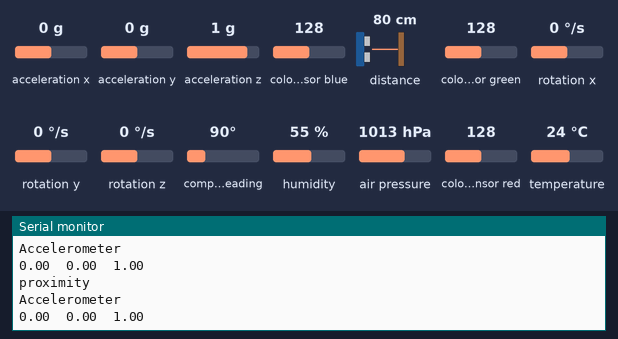
A sketch run on a simulated Arduino Nano 33 BLE. Parts: the last lines printed to the serial monitor. The test bench sets the inputs (shaded band); at power-on: acceleration x 0 g, acceleration y 0 g, acceleration z 1 g, colour sensor blue 128, distance to the obstacle 80 cm, colour sensor green 128, rotation x 0 °/s, rotation y 0 °/s, rotation z 0 °/s, compass heading 90°, humidity 55 %, air pressure 1013 hPa, colour sensor red 128, temperature 24 °C. Nothing arrives over Bluetooth unless stated; a phone connects over Bluetooth LE 3 s after start.

Above: at 4.1 s.
4.2 s: acceleration x set to -1.4 g
At 4.47 s:
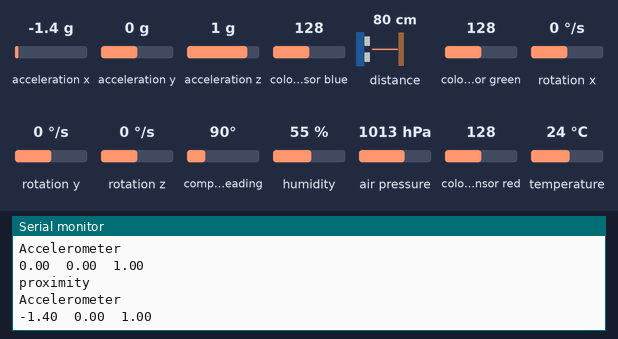
5.7 s: acceleration y set to -1.4 g
At 6.04 s:
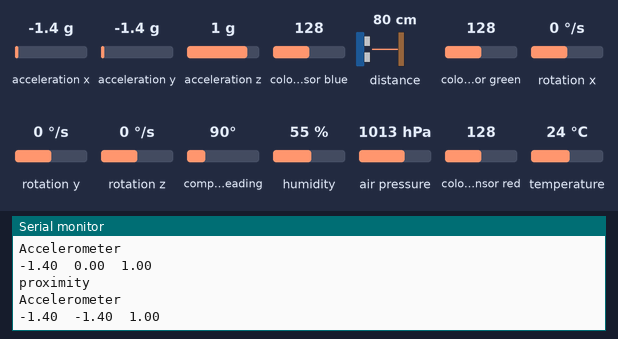
7.2 s: acceleration z set to -1.4 g
At 7.6 s:
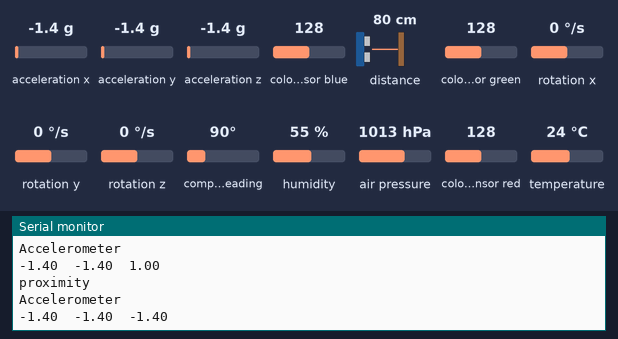

The sketch:

BLE-sense.ino
```cpp
/*
 * This example shows how to read sensor data from the Nano BLE Sense
 * and to store in a service that can be read by central devices.
 *
 * WIP, Last Updated 9/7/2018
 * Created by Maria Paula Saba and Maxwell Dayvson
 */


#include <ArduinoBLE.h>
#include <Arduino_APDS9960.h>
#include <Arduino_HTS221.h>
#include <Arduino_LPS22HB.h>
#include <Arduino_LSM9DS1.h>


BLEService nanoService("19b10010-e8f2-537e-4f6c-d104768a1214"); // BLE Nano Service
BLEByteCharacteristic proxCharacteristic("19b10011-e8f2-537e-4f6c-d104768a1214", BLERead | BLENotify);
BLEByteCharacteristic tempCharacteristic("19b10012-e8f2-537e-4f6c-d104768a1214", BLERead | BLENotify);
BLEByteCharacteristic redCharacteristic("19b10013-e8f2-537e-4f6c-d104768a1214", BLERead | BLENotify);
BLEByteCharacteristic greenCharacteristic("19b10014-e8f2-537e-4f6c-d104768a1214", BLERead | BLENotify);
BLEByteCharacteristic blueCharacteristic("19b10015-e8f2-537e-4f6c-d104768a1214", BLERead | BLENotify);
BLEByteCharacteristic humidCharacteristic("19b10016-e8f2-537e-4f6c-d104768a1214", BLERead | BLENotify);
BLEByteCharacteristic pressCharacteristic("19b10017-e8f2-537e-4f6c-d104768a1214", BLERead | BLENotify);
BLEFloatCharacteristic accelXCharacteristic("19b10018-e8f2-537e-4f6c-d104768a1214", BLERead | BLENotify);
BLEFloatCharacteristic accelYCharacteristic("19b10019-e8f2-537e-4f6c-d104768a1214", BLERead | BLENotify);
BLEFloatCharacteristic accelZCharacteristic("19b10020-e8f2-537e-4f6c-d104768a1214", BLERead | BLENotify);
//BLEByteCharacteristic gyroCharacteristic("19b10019-e8f2-537e-4f6c-d104768a1214", BLERead | BLENotify);
//BLEByteCharacteristic magneCharacteristic("19b10020-e8f2-537e-4f6c-d104768a1214", BLERead | BLENotify);
//BLEByteCharacteristic gestureCharacteristic("19b10021-e8f2-537e-4f6c-d104768a1214", BLERead | BLENotify);

void setup() {
  //starts Serial
   Serial.begin(9600);
  while (!Serial);

  //check if everything is working
  if (!APDS.begin()) {
    Serial.println("Error initializing APDS9960 sensor!");
  }

  if (!HTS.begin()) {
    Serial.println("Failed to initialize pressure sensor!");
  }

 if (!IMU.begin()) {
    Serial.println("Failed to initialize IMU!");
    while (1);
  }

  if (!BLE.begin()) {
    Serial.println("starting BLE failed!");
    while (1);
  }


  //BLE setup
  BLE.setLocalName("Arduino NANO BLE");
  BLE.setAdvertisedService(nanoService);
  nanoService.addCharacteristic(proxCharacteristic);
  nanoService.addCharacteristic(tempCharacteristic);
  nanoService.addCharacteristic(redCharacteristic);
  nanoService.addCharacteristic(greenCharacteristic);
  nanoService.addCharacteristic(blueCharacteristic);
  nanoService.addCharacteristic(humidCharacteristic);
  nanoService.addCharacteristic(pressCharacteristic);
  nanoService.addCharacteristic(accelXCharacteristic);
  nanoService.addCharacteristic(accelYCharacteristic);
  nanoService.addCharacteristic(accelZCharacteristic);

  BLE.addService(nanoService);


  BLE.advertise();
  Serial.println("BLE LED Peripheral");
}

void loop() {


  //central
  BLEDevice central = BLE.central();
  if (central) {
    Serial.print("Connected to central: ");
    Serial.println(central.address());
//
    while (central.connected()) {

     //Proximity Sensor
        if (APDS.proximityAvailable()) {
          int proxValue = APDS.readProximity();
          proxCharacteristic.writeValue(proxValue);
          Serial.println("proximity");
       }


      //Color Sensor
        if (APDS.colorAvailable()) {
          int r, g, b;
          APDS.readColor(r, g, b);
          r = map(r, 0, 4097, 0, 255);
          g = map(g, 0, 4097, 0, 255);
          b = map(b, 0, 4097, 0, 255);
          redCharacteristic.writeValue(r);
          greenCharacteristic.writeValue(g);
          blueCharacteristic.writeValue(b);
        }


       //Gesture
//       if (APDS.gestureAvailable()) {
//          // a gesture was detected
//          int gestureValue = APDS.readGesture();
//          Serial.println(gestureValue);
//          gestureCharacteristic.writeValue(gestureValue);
//        }


      //Temperature sensor
       float tempValue = HTS.readTemperature(FAHRENHEIT);
       tempCharacteristic.writeValue(tempValue);

     //Humidity
       float humidityValue = HTS.readHumidity();
       humidCharacteristic.writeValue(humidityValue);

      //Pressure
      float pressureValue = BARO.readPressure(PSI);
      pressCharacteristic.writeValue(pressureValue);

       //Accelerometer


        if (IMU.accelerationAvailable()) {
          float x, y, z;
          IMU.readAcceleration(x, y, z);
          accelXCharacteristic.writeValue(x);
          accelYCharacteristic.writeValue(y);
          accelZCharacteristic.writeValue(z);
          Serial.println("Accelerometer");
          Serial.print(x);
          Serial.print('\t');
          Serial.print(y);
          Serial.print('\t');
          Serial.println(z);
        }

      //Gyroscope
        if (IMU.gyroscopeAvailable()) {
           float x, y, z;
          IMU.readGyroscope(x, y, z);
//
//          Serial.println("Gyroscope");
//          Serial.print(x);
//          Serial.print('\t');
//          Serial.print(y);
//          Serial.print('\t');
//          Serial.println(z);
        }


      //Magnetometer
      if (IMU.magneticFieldAvailable()) {
            float x, y, z;
            IMU.readMagneticField(x, y, z);
//             Serial.println("Magnetometer");
//
//            Serial.print(x);
//            Serial.print('\t');
//            Serial.print(y);
//            Serial.print('\t');
//            Serial.println(z);
          }


    delay(300);

    }
  }
}
```

Measured:
- after the input at 4.2 s, the serial monitor: prints a new line after 0.06 s (image 1)
- after the input at 5.7 s, the serial monitor: prints a new line after 0.13 s (image 2)
- after the input at 7.2 s, the serial monitor: prints a new line after 0.19 s (image 3)
